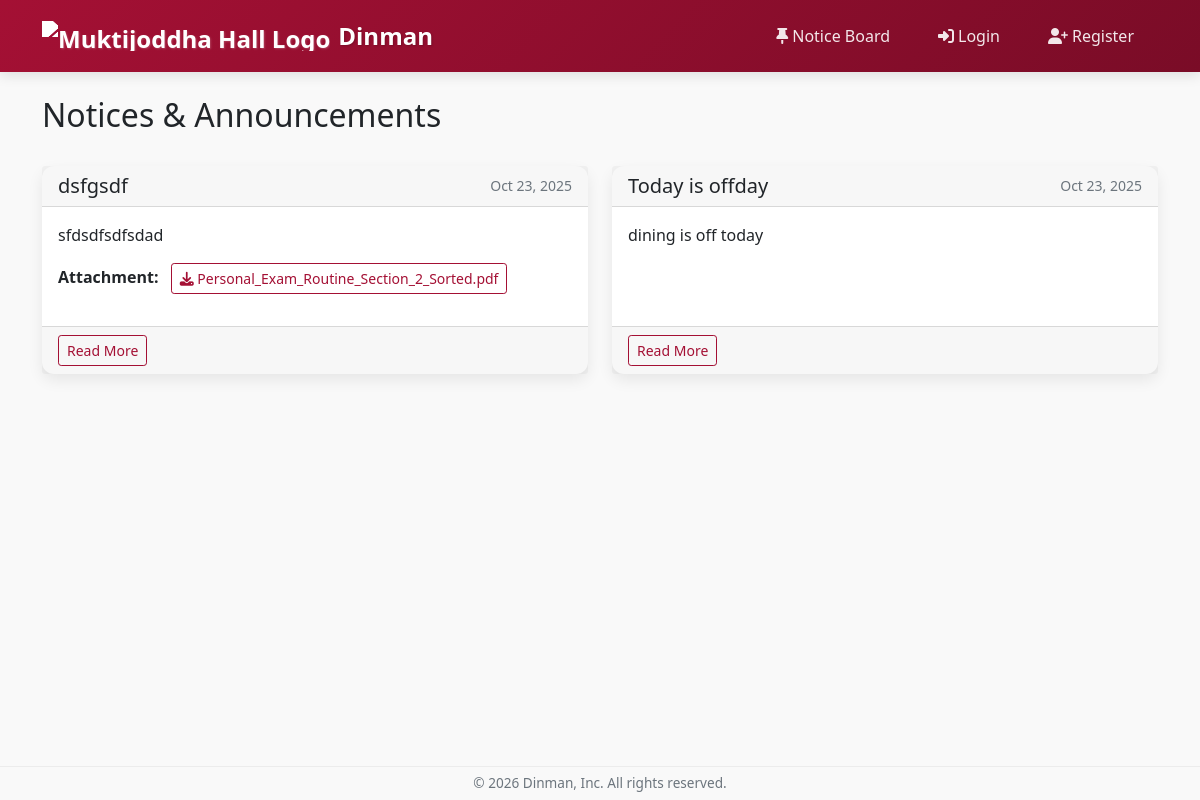
Page /notices/ on the earlier database version.
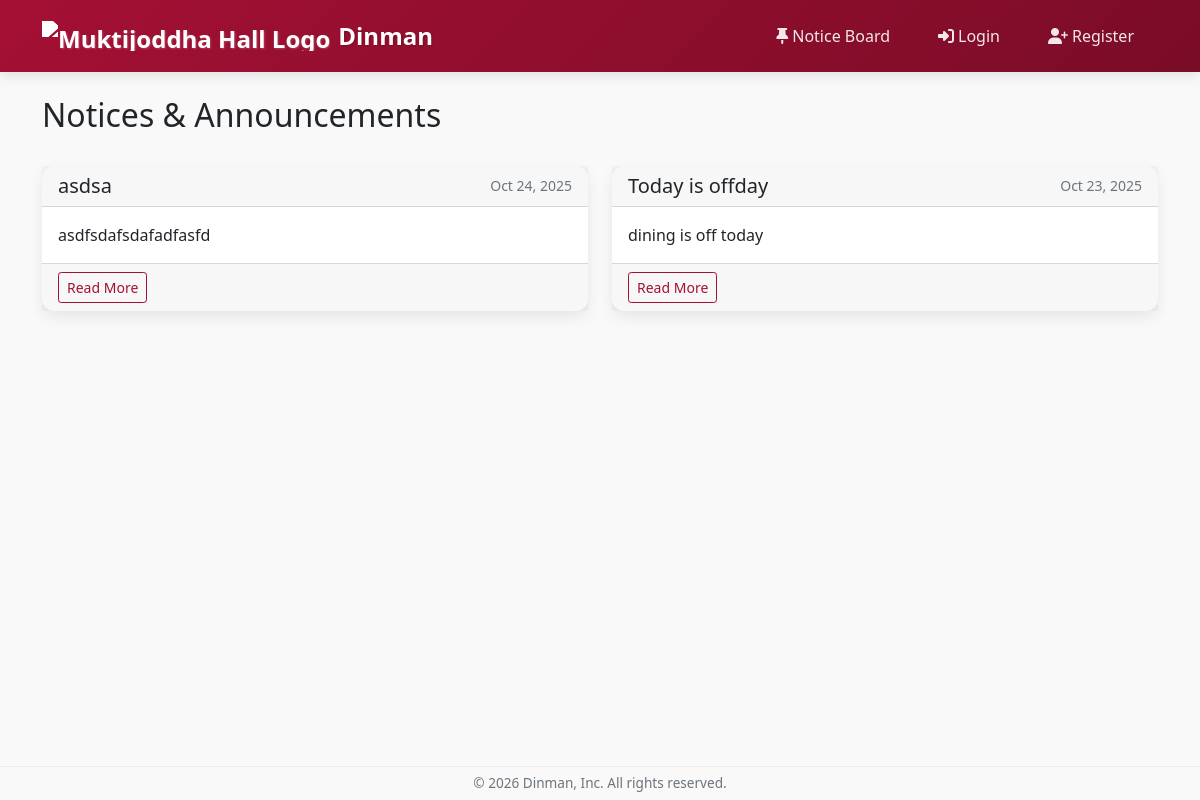
Same page on the later database version.
### dining/models.py (models this page shows, shortened)
class Notice(models.Model):
    title = models.CharField(max_length=200, verbose_name="Title")
    description = models.TextField(verbose_name="Description")
    date = models.DateTimeField(default=timezone.now, verbose_name="Date")
    attachment = models.FileField(
        upload_to='notices/attachments/',
        blank=True,
        null=True,
        verbose_name="Attachment"
    )
    class Meta:
        verbose_name = "Notice"
        verbose_name_plural = "Notices"
        ordering = ['-date']
    def get_file_name(self):
        return os.path.basename(self.attachment.name) if self.attachment else None

### dining/views.py (the view)
# urls.py: path('notices/', views.notice_list, name='notice_list'),
def notice_list(request):
    notices = Notice.objects.all().order_by('-date')
    return render(request, 'dining/notice_list.html', {'notices': notices})

### dining/templates/dining/notice_list.html (shortened to what this page needs)
{% extends 'base.html' %}
{% block content %}
<div class="container mt-4">
    <div class="d-flex justify-content-between align-items-center mb-4">
        <h2>Notices & Announcements</h2>
    </div>
    {% if notices %}
        <div class="row">
            {% for notice in notices %}
            <div class="col-md-6 mb-4">
                <div class="card h-100">
                    <div class="card-header d-flex justify-content-between align-items-center">
                        <h5 class="card-title mb-0">{{ notice.title }}</h5>
                        <small class="text-muted">{{ notice.date|date:"M d, Y" }}</small>
                    </div>
                    <div class="card-body">
                        <p class="card-text">
                            {{ notice.description|truncatewords:30 }}
                        </p>
                        {% if notice.attachment %}
                        <div class="mb-3">
                            <strong>Attachment:</strong>
                            <a href="{% url 'download_attachment' notice.get_file_name %}" target="_blank" class="btn btn-sm btn-outline-primary ms-2">
                                <i class="fas fa-download"></i> {{ notice.get_file_name }}
                            </a>
                        </div>
                        {% endif %}
                    </div>
                    <div class="card-footer">
                        <div class="d-flex justify-content-between">
                            <a href="{% url 'notice_detail' notice.id %}" class="btn btn-sm btn-outline-primary">
                                Read More
                            </a>
                        </div>
                    </div>
                </div>
            </div>
            {% endfor %}
        </div>
    {% endif %}
</div>
{% endblock %}

Differences in the rows shown:
removed Notice: title "dsfgsdf", date "Oct 23, 2025", description "sfdsdfsdfsdad", get_file_name "Personal_Exam_Routine_Section_2_Sorted.pdf"
added Notice: title "asdsa", date "Oct 24, 2025", description "asdfsdafsdafadfasfd"
